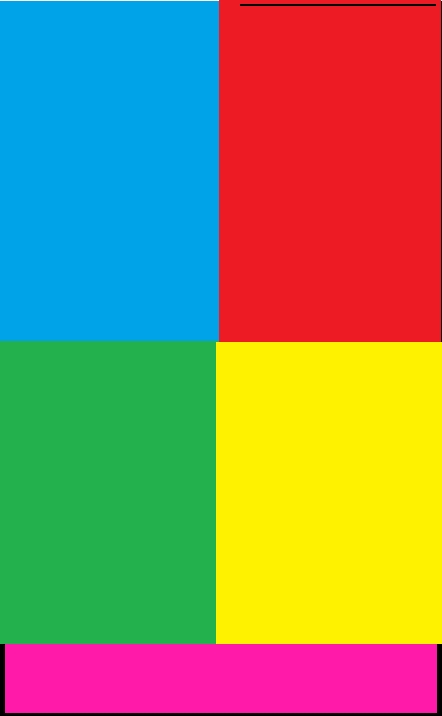
#> input picture colorDetect/image.png, 442 x 716 px, given in place of the camera
$ python colorDetectV1.py
#> lines starting #> are read from the running program, lines starting #| are printed output that depends on the picture; after the words box and inside, x2 and y2 are one past the last pixel; in counts of white or black regions, pixels touching at a corner belong together
import cv2
import numpy as np

cap = cv2.VideoCapture(0)

while(1):
    # Captures the live stream frame-by-frame
    _, frame = cap.read()
#> frame is the input picture: shape (716, 442, 3); mean B, G, R 95, 136.2, 142.8
    # Converts images from BGR to HSV
    hsv = cv2.cvtColor(frame, cv2.COLOR_BGR2HSV)
#> hsv: shape (716, 442, 3); mean H, S, V 101.5, 232.9, 226.9
    lower_pink = np.array([130,50,70])
    upper_pink = np.array([150,255,255])

    lower_blue = np.array([100,50,50])
    upper_blue = np.array([125,255,255])

    lower_red = np.array([160,50,50])
    upper_red = np.array([190,255,255])

    lower_green = np.array([70,50,50])
    upper_green = np.array([100,255,255])

    lower_yellow = np.array([30,50,50])
    upper_yellow = np.array([60,255,255])

    # Define color range
    pink_mask = cv2.inRange(hsv, lower_pink, upper_pink)
#> pink_mask: shape (716, 442); every value is 0
    blue_mask = cv2.inRange(hsv, lower_blue, upper_blue)
    red_mask = cv2.inRange(hsv, lower_red, upper_red)
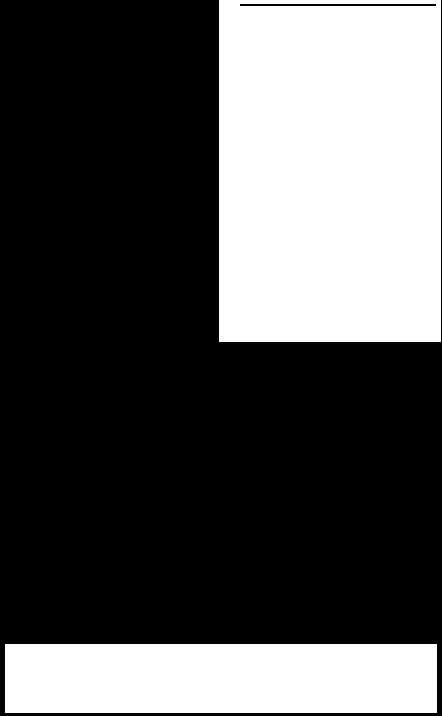
#> red_mask: shape (716, 442); 33.3% white; 2 white regions, box (x1, y1, x2, y2) and area: (219, 0, 441, 342) 75532, (5, 644, 437, 713) 29808
    green_mask = cv2.inRange(hsv, lower_green, upper_green)
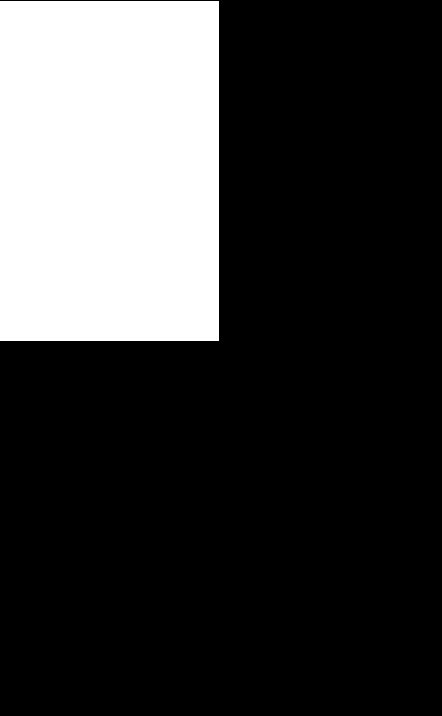
#> green_mask: shape (716, 442); 23.5% white; 1 white region, box (x1, y1, x2, y2) and area: (0, 1, 219, 341) 74460
    yellow_mask = cv2.inRange(hsv, lower_yellow, upper_yellow)

    super_mask = cv2.bitwise_or(pink_mask, blue_mask)
    super_mask = cv2.bitwise_or(super_mask, red_mask)
    super_mask = cv2.bitwise_or(super_mask, green_mask)
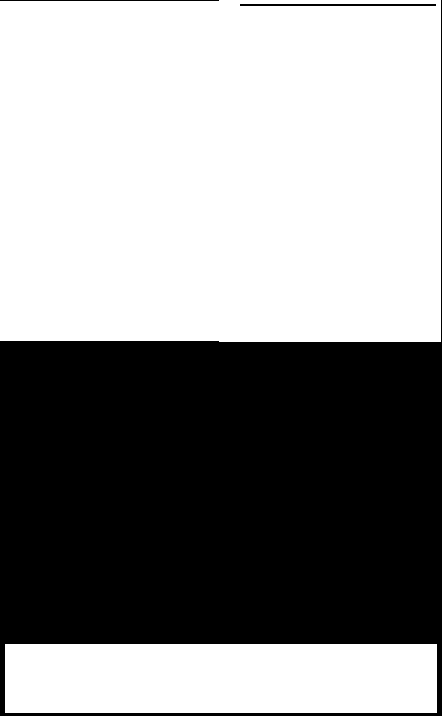
#> super_mask: shape (716, 442); 56.8% white; 3 black regions, box (x1, y1, x2, y2) and area: (0, 0, 442, 716) 136061, (240, 4, 436, 6) 392, (0, 0, 219, 1) 219
    super_mask = cv2.bitwise_or(super_mask, yellow_mask)

    # Color Masking
    res = cv2.bitwise_and(frame,frame, mask= super_mask)
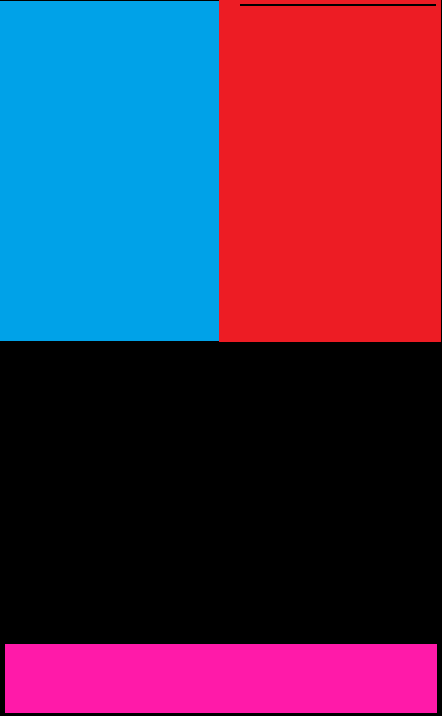
#> res: shape (716, 442, 3); mean B, G, R 79.1, 47.2, 80.6
    cv2.imshow('frame',frame)
    cv2.imshow('mask',super_mask)
    cv2.imshow('res',res)

    # Shows the 3 different camera views in separate windows
    k = cv2.waitKey(5) & 0xFF
#> (key Esc is pressed here)
    if k == 27:
        break

# Destroys all of the HighGUI windows, then releases the frame
cv2.destroyAllWindows()
cap.release()
